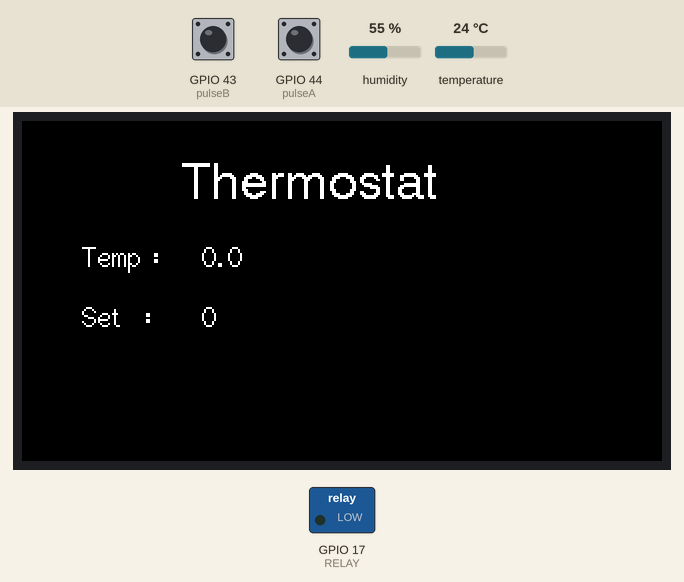
A program run on a simulated ESP32-S3. Shown: 320×170 colour display, switched loads named in the program (green lamp = pin HIGH). Inputs (shaded band) come from the test bench; at power-on: temperature 24 °C, GPIO 43 (pulseB) HIGH, GPIO 44 (pulseA) HIGH, humidity 55 %.

Above: at 1.4 s.
1.5 s: temperature set to 12 °C
At 3.0 s:
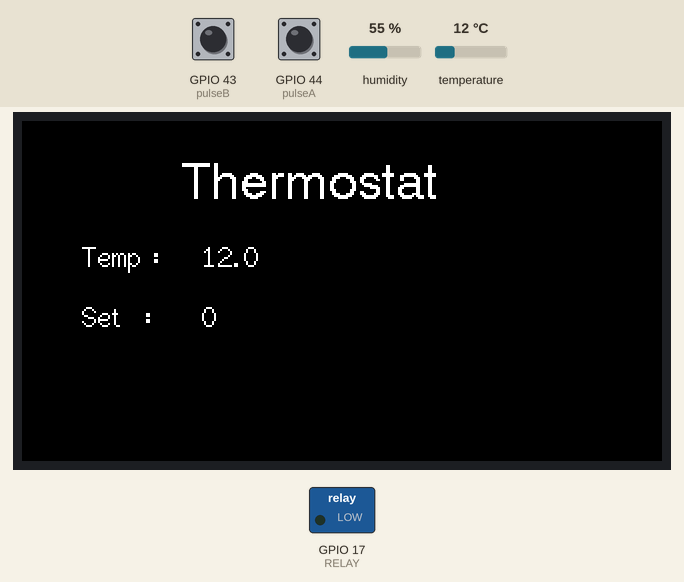
4.5 s: temperature set to 19 °C
7.8 s: temperature set to 28 °C
Timing chart, 0 to 10.8 s (numbered marks = the images above; inputs shaded):
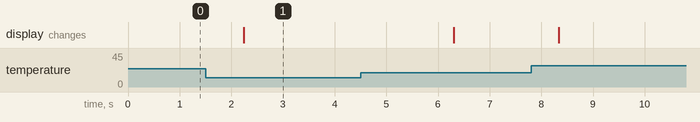

The program:

main.cpp
```cpp
#include <Arduino.h>
#include <TFT_eSPI.h>
#include <DHTesp.h>

#define             RELAY 17

#define             DHTPIN 18
DHTesp              dht;
int                 interval = 2000;
unsigned long       lastDHTReadMillis = 0;
float               humidity = 0;
float               temperature = 0;
char                dht_buf[50];

TFT_eSPI            tft = TFT_eSPI();

const int           pulseA = 44;
const int           pulseB = 43;
volatile int        lastEncoded = 0;
volatile long       encoderValue = 0;
char                rotary_buf[20];

void readDHT22() {
    unsigned long currentMillis = millis();

    if(millis() > lastDHTReadMillis + interval) {
        lastDHTReadMillis = currentMillis;

        humidity = dht.getHumidity();
        temperature = dht.getTemperature();
    }
}

IRAM_ATTR void handleRotary() {
    // Never put any long instruction
    int MSB = digitalRead(pulseA); //MSB = most significant bit
    int LSB = digitalRead(pulseB); //LSB = least significant bit

    int encoded = (MSB << 1) |LSB; //converting the 2 pin value to single number
    int sum  = (lastEncoded << 2) | encoded; //adding it to the previous encoded value
    if(sum == 0b1101 || sum == 0b0100 || sum == 0b0010 || sum == 0b1011) encoderValue ++;
    if(sum == 0b1110 || sum == 0b0111 || sum == 0b0001 || sum == 0b1000) encoderValue --;
    lastEncoded = encoded; //store this value for next time
    encoderValue = encoderValue > 255 ? 255 : (encoderValue < 0 ? 0 : encoderValue);
}

void setup() {
    Serial.begin(115200);
    dht.setup(DHTPIN, DHTesp::DHT22);   // Connect DHT Sensr to GPIO 18
    tft.init();
    tft.setRotation(1);
    tft.fillScreen(TFT_BLACK);
    tft.setTextColor(TFT_WHITE);
    tft.drawString("Thermostat", 80, 20, 4);
    tft.drawString("Temp : ", 30, 60, 2);
    tft.drawString("Set  : ", 30, 90, 2);

    pinMode(pulseA, INPUT_PULLUP);
    pinMode(pulseB, INPUT_PULLUP);
    pinMode(RELAY, OUTPUT);
    attachInterrupt(pulseA, handleRotary, CHANGE);
    attachInterrupt(pulseB, handleRotary, CHANGE);
}

void loop() {
    readDHT22();
    int rotary = map(encoderValue, 0, 255, 0, 60);
    sprintf(rotary_buf, "%d", rotary);
    sprintf(dht_buf, "%.1f", temperature);
    tft.fillRect(90, 60, 90, 50, TFT_BLACK);
    tft.drawString(dht_buf, 90, 60, 2);
    tft.drawString(rotary_buf, 90, 90, 2);
    if (rotary > temperature) {
        digitalWrite(RELAY, HIGH);
    } else {
        digitalWrite(RELAY, LOW);
    }
    delay(500);
}
```

Measured:
- after the input at 1.5 s, the display: changes after 0.74 s (image 1)
